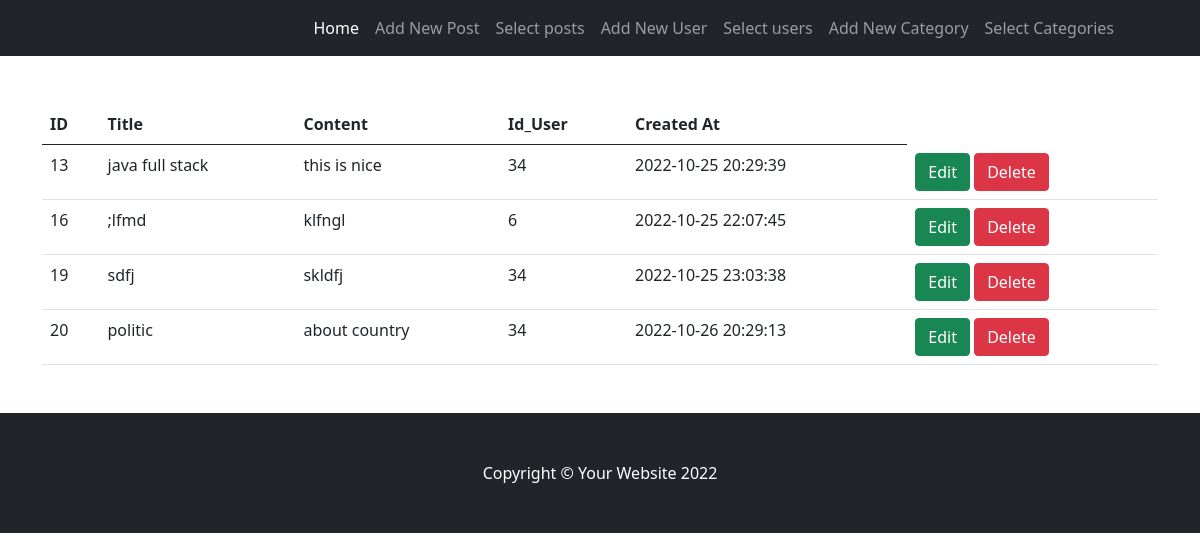
The app's page /indexpost.php with its own data.
### tables this page shows
CREATE TABLE `blogs` (
  `id` int(11) NOT NULL,
  `title` varchar(50) NOT NULL,
  `content` text NOT NULL,
  `user_id` int(11) NOT NULL,
  `created_at` datetime NOT NULL DEFAULT current_timestamp()
);

### indexpost.php (the view, shortened to what this page needs)
<!doctype html>
<html lang="en">
  <head>
    <link href="https://cdn.jsdelivr.net/npm/bootstrap@5.0.2/dist/css/bootstrap.min.css" rel="stylesheet">
  </head>
<body>
    <nav class="navbar navbar-expand-lg navbar-dark bg-dark ">
        <div class="container px-lg-5">
            <div class="collapse navbar-collapse" id="navbarSupportedContent">
                <ul class="navbar-nav ms-auto mb-2 mb-lg-0">
                    <li class="nav-item"><a class="nav-link active" aria-current="page" href="#!"> Home </a></li>
                    <li class="nav-item"><a class="nav-link" href="createpost.php">Add New Post</a></li>
                    <li class="nav-item"><a class="nav-link" href="indexpost.php">Select posts</a></li>
                    <li class="nav-item"><a class="nav-link" href="createuser.php">Add New User</a></li>
                    <li class="nav-item"><a class="nav-link" href="indexuser.php">Select users</a></li>
                    <li class="nav-item"><a class="nav-link" href="createcatg.php">Add New Category</a></li>
                    <li class="nav-item"><a class="nav-link" href="indexcatg.php">Select Categories</a></li>
                </ul>
            </div>
        </div>
    </nav>
<div class="container my-4 mt-5">
<table class="table">
  <thead>
    <tr>
      <th>ID</th>
      <th>Title</th>
      <th>Content</th>
      <th>Id_User</th>
      <th>Created At </th>
    </tr>
  </thead>
  <tbody>
    <?php
    include "connection.php";
    $sql = "select * from blogs";
    $result = $conn->query($sql);
    while($row=$result->fetch_assoc()){
        echo "
    <tr>
    <td>$row[id]</td>
      <td>$row[title]</td>
      <td>$row[content]</td>
      <td>$row[user_id]</td>
      <td>$row[created_at]</td>
      <td>
         <a class='btn btn-success' href='editpost.php?id=$row[id]'>Edit</a>
         <a class='btn btn-danger' href='deletepost.php?id=$row[id]'>Delete</a>
      </td>
</tr>
";
    }
?>
  </tbody>
</table>
</div>
<footer  class="py-5 bg-dark mt-5">
        <div class="container">
            <p class="m-0 text-center text-white">Copyright &copy; Your Website 2022</p>
        </div>
    </footer>
  </body>
</html>

### records on screen
blogs: id "13", title "java full stack", content "this is nice", user "34", created_at "2022-10-25 20:29:39"
blogs: id "16", title ";lfmd", content "klfngl", user "6", created_at "2022-10-25 22:07:45"
blogs: id "19", title "sdfj", content "skldfj", user "34", created_at "2022-10-25 23:03:38"
blogs: id "20", title "politic", content "about country", user "34", created_at "2022-10-26 20:29:13"
